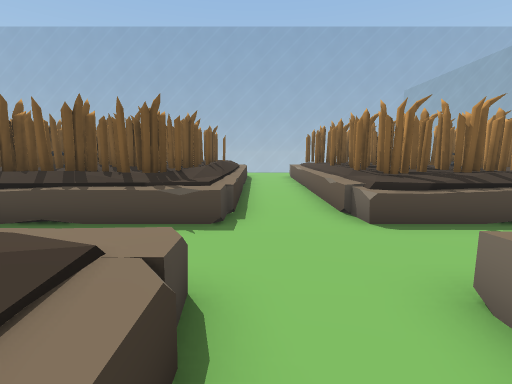
View 1 (above)

24 first-person views from a walk through a scene from a Unity 3-D project. The camera is 1.2 m above the floor, tilts 8° down and sees 85° across. The floor is counted in squares, 1 m on a side. Each view is taken from the middle of a square. On the plan, view 1 faces up. The plan holds only what a view shows up to about 13 squares ahead; the rest is blank. The place goes on beyond the plan. Some animated figures are left out.

View 2
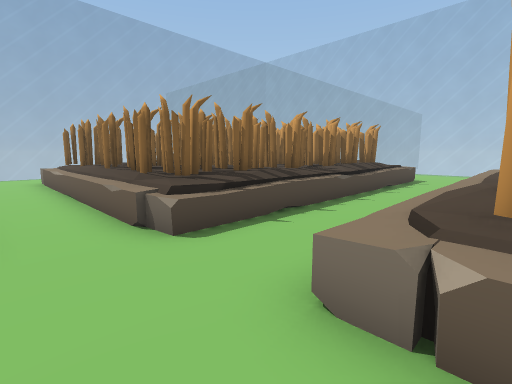

View 3
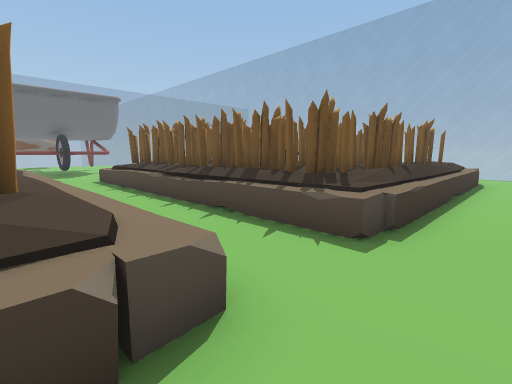

View 4
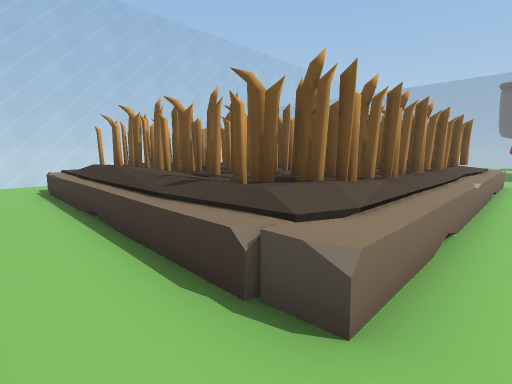

View 5
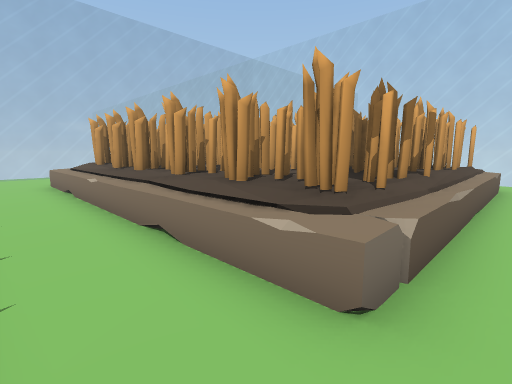

View 6
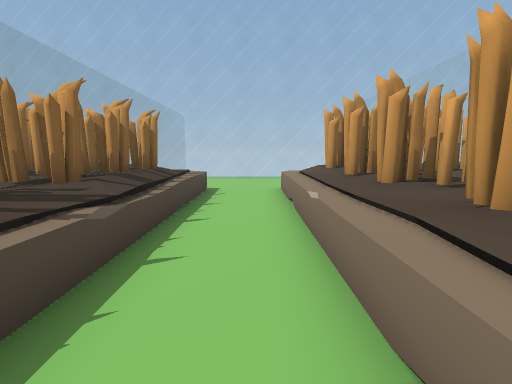

View 7
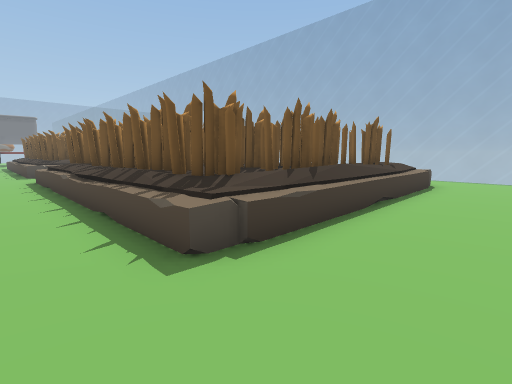

View 8
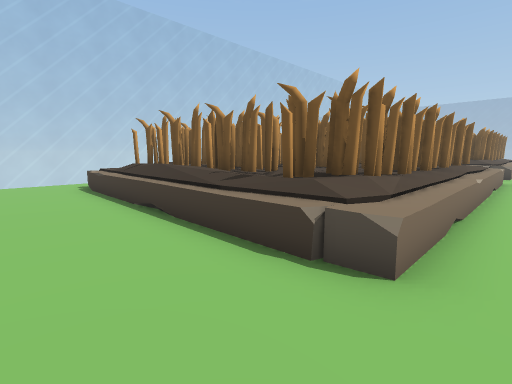

View 9
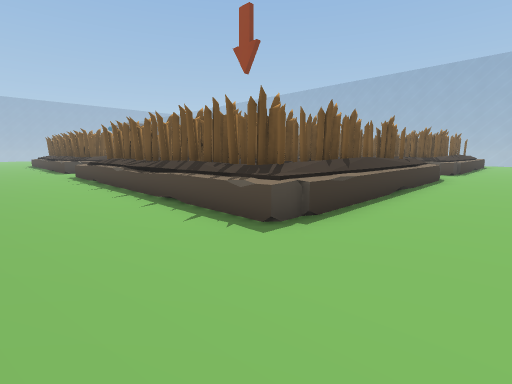

View 10
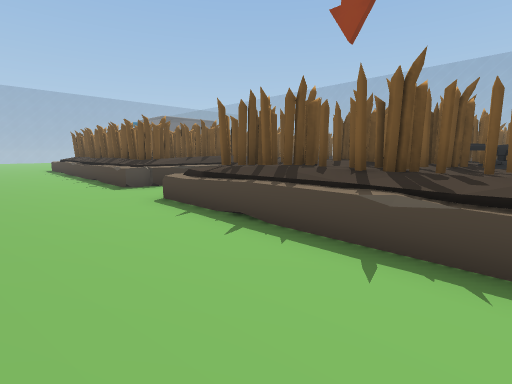

View 11
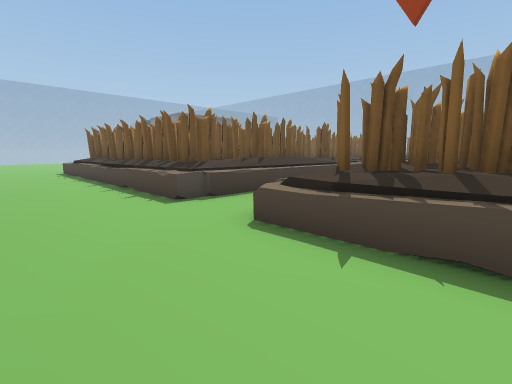

View 12
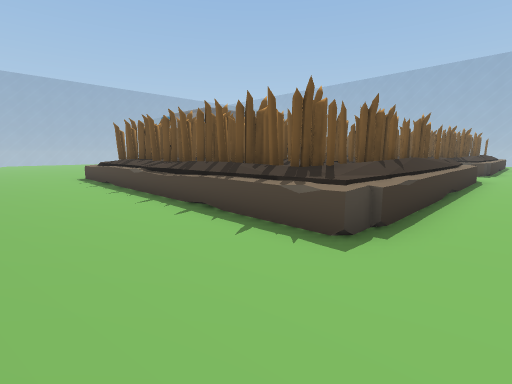

View 13
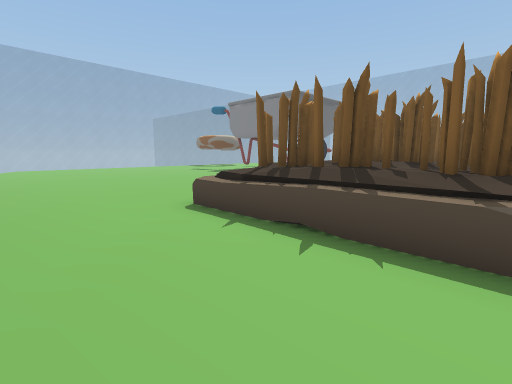

View 14
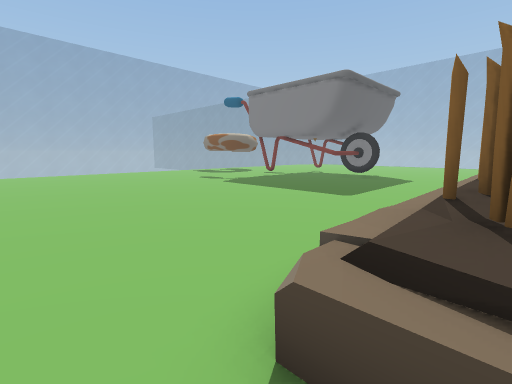

View 15
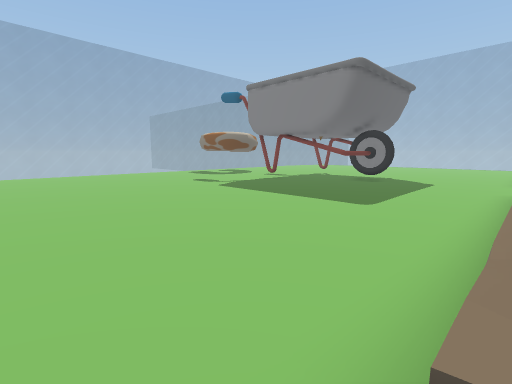

View 16
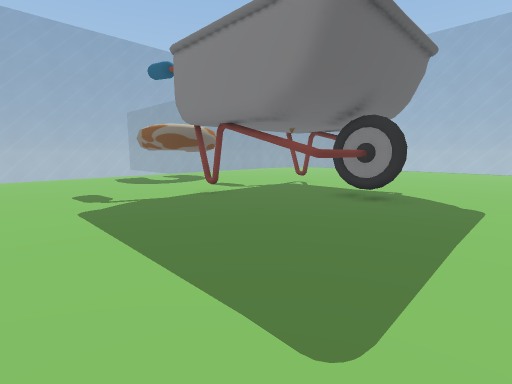

View 17
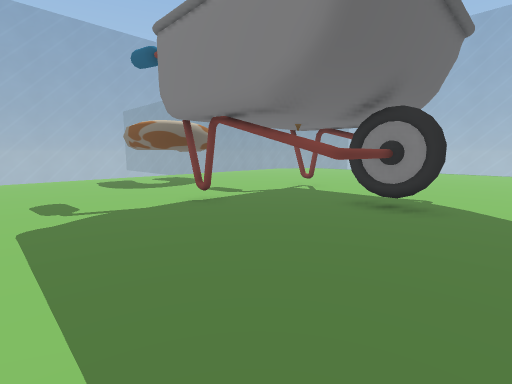

View 18
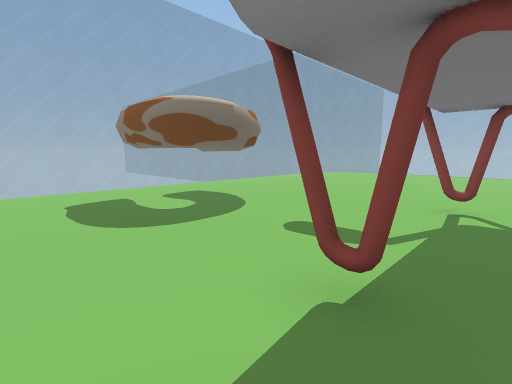

View 19
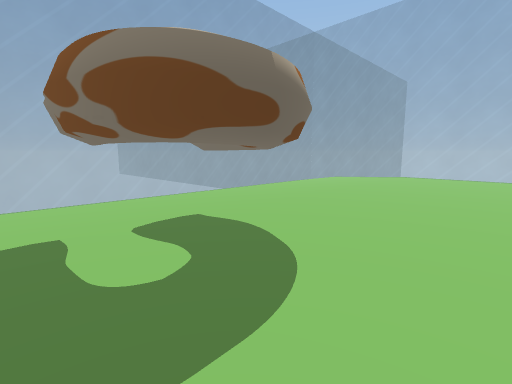

View 20
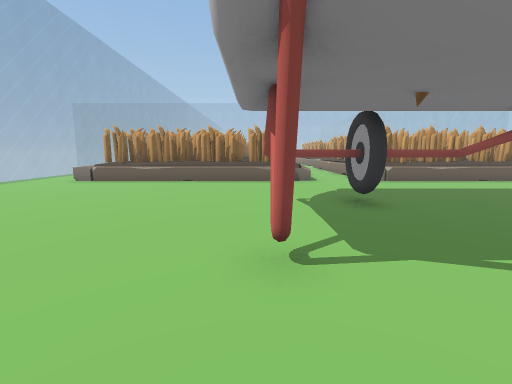

View 21
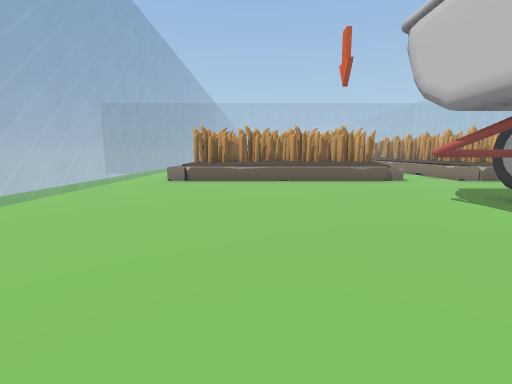

View 22
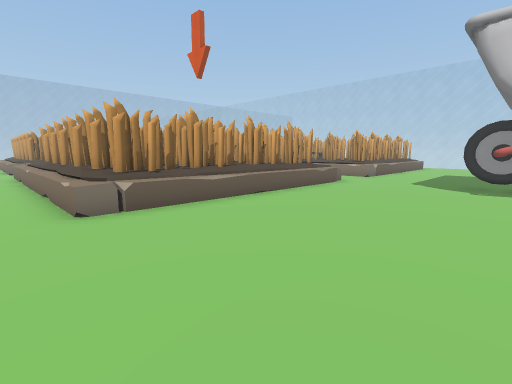

View 23
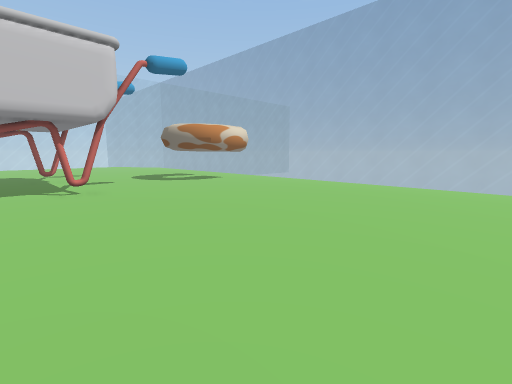

View 24
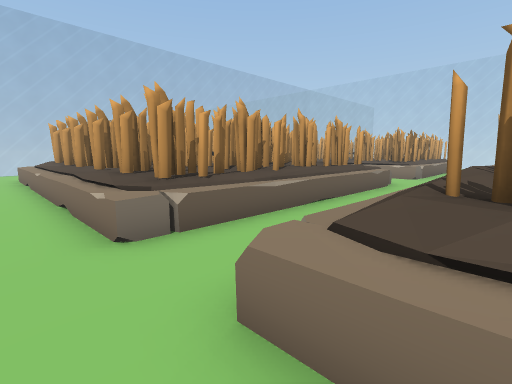

### Floor plan
Key: @ floor where view 1 was taken; # wall or solid block; x gap in a wall; . main floor; - floor 0.25 m lower than the main floor; : floor 0.5 m higher than the main floor; + floor 0.75 m higher than the main floor; / step, stairs or slope; = window, fence, low wall or low ledge; ^ raised ledge; T thing the floor can be seen under or through; O other object.
Columns run from 35 left of view 1 to 18 right of it. Each row starts with its distance up from view 1.
 19            =        =====                        ==
 18           ==       ======          ==           ===
 17          ===  =   =======         ====         ====
 16       .......................    ...........    ...
 15 === --.................==....==...=..==....= ...=..
 14 === --.................=##########=..###########=...
 13  == --.................###      ###..###      ##/...
 12   = --.................=#        #=..=#       ##/...
 11     --.................##        #=..##       #//...
 10   = --.................=#        ##..O#       ##/...
  9  == --.................##        #=..##       ##/...
  8 === --.................=#        #=..=#  ###  ##/...
  7 ===---........O.##.....###      ##/..#####+####+/...=
  6 ===---.OOO........T....=##########/..O####x#####+...=
  5 ===---.O OO.......T....///////////:..O=/////////:...=
  4 ===---.  OO......TT.................................=
  3 ===---.OOO........T.................................==
  2 === --........#.TTT....============..============...=
  1 === --.................###########=..=##########=...=
  0      -.................=##      ###@.###      ##=...=
 -1      -.................=#        #O..=##       #=...
 -2      -.................=#        #O..####      #=...
 -3           .............=#        #=..=^^#      #=...
 -4          ..............=#        ##..####      #=...
 -5         ...............=#        #=..=##       #=...
 -6         ...............###  ######=..=##  ######=...
 -7         ...............=######=###=..#######O###=...
 -8         ..........................=....=====.====...
 -9             ........................................
-10             ........................................
-11                  -----------------------------------
-12                                  === ==         ===
-13                                   == =           ==
-14                                    =              =

Positions as (right, up) in squares from view 1, and headings:
1: (0, 0), facing up
2: (0, 1), facing up-right
3: (1, 1), facing up-left
4: (1, 3), facing down-left
5: (1, 4), facing down-right
6: (4, 3), facing right
7: (16, 3), facing up-left
8: (16, 3), facing down-left
9: (16, -11), facing up-left
10: (8, -11), facing up-left
11: (5, -11), facing up-left
12: (1, -11), facing up-left
13: (-7, -11), facing up-left
14: (-11, -9), facing up-left
15: (-12, -8), facing up-left
16: (-14, -3), facing up-left
17: (-15, -2), facing up-left
18: (-20, 0), facing up-left
19: (-23, 2), facing up-left
20: (-24, 7), facing right
21: (-24, 11), facing right
22: (-18, 16), facing down-right
23: (-19, 16), facing down-left
24: (-2, 16), facing down-right
